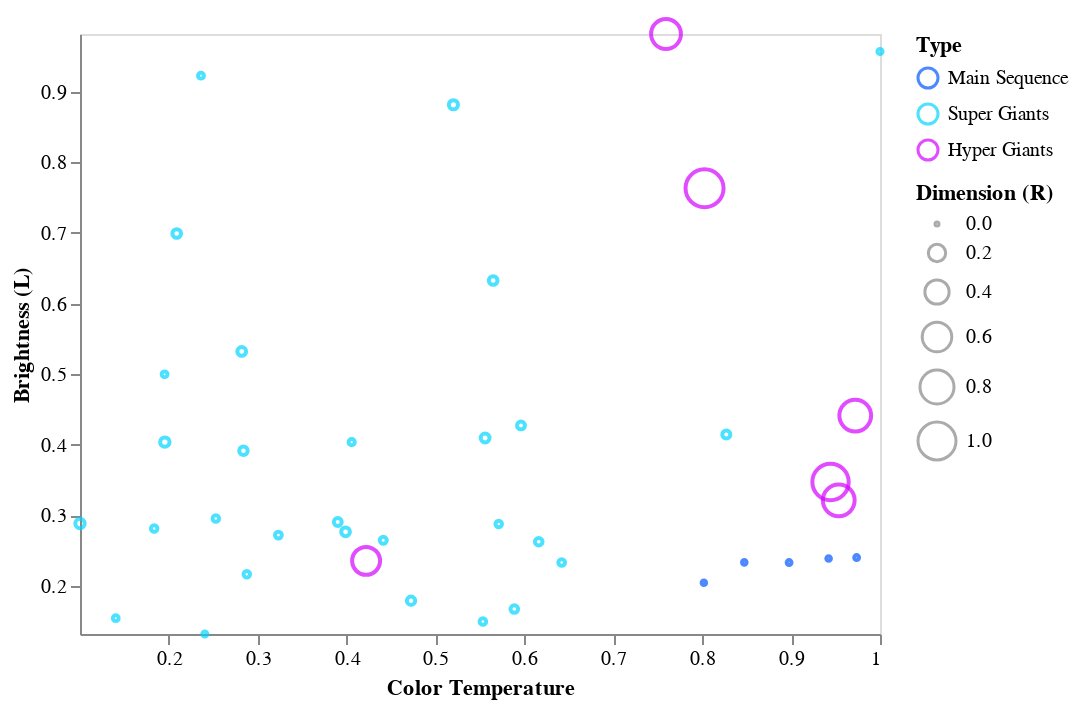

The code cell stored with this chart in its notebook:
### Markdown cell above
Come il precedente grafico del dataset completo, non possiamo ricavare molte informazioni utili: i dati sono distribuiti in tutto l'intervallo. La differenza col grafico precedente è che qui i dati rappresentanti sono normalizzati quindi compresi nell'intervallo 0-1

Vengono ora rappresentati i grafici relativi alle singole classi spettrali considerando luminosità, temperatura, dimensione e tipo di stella

### Code cell
data = dataset[dataset['Spectral_Class'] == 'O']

dom = ['Main Sequence', 'Super Giants', 'Hyper Giants']
rng = ['#0055ff', '#00d5ff', '#d400ff']
    

alt.Chart(data).mark_point().encode( 
    
    x = alt.X('Temperature',
         scale = alt.Scale(domain = (min(data.Temperature), max(data.Temperature))),
         axis = alt.Axis(format='K', title='Color Temperature', grid = False)
         ),
    
    y = alt.Y('L',
         scale = alt.Scale(domain = (min(data.L), max(data.L))),
         axis = alt.Axis(format='K', title='Brightness (L)', grid = False)
         ),
    
    size = alt.Size('R', 
                    scale = alt.Scale(domain = [0, 1]), 
                    legend = alt.Legend(title = 'Dimension (R)')
                   ),
    
    color = alt.Color('Type', scale=alt.Scale(domain=dom, range=rng)
                     )
    
)

### Figure 1 — Vega-Lite specification as saved in the notebook (floating-point values rounded to 4 significant figures)
{"config": {"view": {"continuousWidth": 400, "continuousHeight": 300}}, "data": {"name": "data-7e414a69e300ed81245f565c8c9fa314"}, "mark": "point", "encoding": {"color": {"type": "nominal", "field": "Type", "scale": {"domain": ["Main Sequence", "Super Giants", "Hyper Giants"], "range": ["#0055ff", "#00d5ff", "#d400ff"]}}, "size": {"type": "quantitative", "field": "R", "legend": {"title": "Dimension (R)"}, "scale": {"domain": [0, 1]}}, "x": {"type": "quantitative", "axis": {"format": "K", "grid": false, "title": "Color Temperature"}, "field": "Temperature", "scale": {"domain": [0.1002, 1.0]}}, "y": {"type": "quantitative", "axis": {"format": "K", "grid": false, "title": "Brightness (L)"}, "field": "L", "scale": {"domain": [0.1319, 0.9819]}}}, "$schema": "https://vega.github.io/schema/vega-lite/v4.8.1.json", "datasets": {"data-7e414a69e300ed81245f565c8c9fa314": [{"Temperature": 0.9737, "L": 0.2402, "R": 0.005436, "A_M": 0.2258, "Color": "Blue", "Spectral_Class": "O", "Type": "Main Sequence"}, {"Temperature": 0.8977, "L": 0.2331, "R": 0.005231, "A_M": 0.2351, "Color": "Blue", "Spectral_Class": "O", "Type": "Main Sequence"}, {"Temperature": 1.0, "L": 0.9571, "R": 0.007181, "A_M": 0.1779, "Color": "Blue", "Spectral_Class": "O", "Type": "Super Giants"}, {"Temperature": 0.5533, "L": 0.1495, "R": 0.01847, "A_M": 0.1926, "Color": "Blue", "Spectral_Class": "O", "Type": "Super Giants"}, {"Temperature": 0.3989, "L": 0.2767, "R": 0.04259, "A_M": 0.1573, "Color": "Blue", "Spectral_Class": "O", "Type": "Super Giants"}, {"Temperature": 0.2406, "L": 0.1319, "R": 0.006154, "A_M": 0.1879, "Color": "Blue", "Spectral_Class": "O", "Type": "Super Giants"}, {"Temperature": 0.3233, "L": 0.272, "R": 0.02155, "A_M": 0.1814, "Color": "Blue", "Spectral_Class": "O", "Type": "Super Giants"}, {"Temperature": 0.5962, "L": 0.4274, "R": 0.03233, "A_M": 0.1904, "Color": "Blue", "Spectral_Class": "O", "Type": "Super Giants"}, {"Temperature": 0.2878, "L": 0.2166, "R": 0.01847, "A_M": 0.1745, "Color": "Blue", "Spectral_Class": "O", "Type": "Super Giants"}, {"Temperature": 0.5887, "L": 0.1672, "R": 0.02925, "A_M": 0.1776, "Color": "Blue", "Spectral_Class": "O", "Type": "Super Giants"}, {"Temperature": 0.8271, "L": 0.4144, "R": 0.03438, "A_M": 0.1917, "Color": "Blue", "Spectral_Class": "O", "Type": "Super Giants"}, {"Temperature": 0.9422, "L": 0.2389, "R": 0.003516, "A_M": 0.2301, "Color": "Blue", "Spectral_Class": "O", "Type": "Main Sequence"}, {"Temperature": 0.6161, "L": 0.2625, "R": 0.02925, "A_M": 0.1876, "Color": "Blue", "Spectral_Class": "O", "Type": "Super Giants"}, {"Temperature": 0.253, "L": 0.2955, "R": 0.01847, "A_M": 0.1775, "Color": "Blue", "Spectral_Class": "O", "Type": "Super Giants"}, {"Temperature": 0.2821, "L": 0.5321, "R": 0.04259, "A_M": 0.197, "Color": "Blue", "Spectral_Class": "O", "Type": "Super Giants"}, {"Temperature": 0.1002, "L": 0.2884, "R": 0.04978, "A_M": 0.1654, "Color": "Blue", "Spectral_Class": "O", "Type": "Super Giants"}, {"Temperature": 0.1836, "L": 0.2814, "R": 0.01796, "A_M": 0.1432, "Color": "Blue", "Spectral_Class": "O", "Type": "Super Giants"}, {"Temperature": 0.1404, "L": 0.1542, "R": 0.01231, "A_M": 0.147, "Color": "Blue", "Spectral_Class": "O", "Type": "Super Giants"}, {"Temperature": 0.4725, "L": 0.1789, "R": 0.03746, "A_M": 0.1948, "Color": "Blue", "Spectral_Class": "O", "Type": "Super Giants"}, {"Temperature": 0.642, "L": 0.2331, "R": 0.02001, "A_M": 0.1904, "Color": "Blue", "Spectral_Class": "O", "Type": "Super Giants"}, {"Temperature": 0.4058, "L": 0.4037, "R": 0.01539, "A_M": 0.1823, "Color": "Blue", "Spectral_Class": "O", "Type": "Super Giants"}, {"Temperature": 0.1953, "L": 0.4998, "R": 0.01231, "A_M": 0.1854, "Color": "Blue", "Spectral_Class": "O", "Type": "Super Giants"}, {"Temperature": 0.422, "L": 0.2355, "R": 0.5363, "A_M": 0.1132, "Color": "Blue", "Spectral_Class": "O", "Type": "Hyper Giants"}, {"Temperature": 0.8474, "L": 0.2333, "R": 0.003275, "A_M": 0.2298, "Color": "Blue", "Spectral_Class": "O", "Type": "Main Sequence"}, {"Temperature": 0.8019, "L": 0.2046, "R": 0.003197, "A_M": 0.2364, "Color": "Blue", "Spectral_Class": "O", "Type": "Main Sequence"}, {"Temperature": 0.5712, "L": 0.2876, "R": 0.01796, "A_M": 0.1767, "Color": "Blue", "Spectral_Class": "O", "Type": "Super Giants"}, {"Temperature": 0.284, "L": 0.3915, "R": 0.039, "A_M": 0.1532, "Color": "Blue", "Spectral_Class": "O", "Type": "Super Giants"}, {"Temperature": 0.1956, "L": 0.4037, "R": 0.05029, "A_M": 0.1545, "Color": "Blue", "Spectral_Class": "O", "Type": "Super Giants"}, {"Temperature": 0.5649, "L": 0.6327, "R": 0.04157, "A_M": 0.1859, "Color": "Blue", "Spectral_Class": "O", "Type": "Super Giants"}, {"Temperature": 0.3901, "L": 0.2905, "R": 0.03182, "A_M": 0.1742, "Color": "Blue", "Spectral_Class": "O", "Type": "Super Giants"}, {"Temperature": 0.4413, "L": 0.2646, "R": 0.0236, "A_M": 0.1398, "Color": "Blue", "Spectral_Class": "O", "Type": "Super Giants"}, {"Temperature": 0.209, "L": 0.6992, "R": 0.04105, "A_M": 0.1457, "Color": "Blue", "Spectral_Class": "O", "Type": "Super Giants"}, {"Temperature": 0.2362, "L": 0.9229, "R": 0.01283, "A_M": 0.1781, "Color": "Blue", "Spectral_Class": "O", "Type": "Super Giants"}, {"Temperature": 0.5558, "L": 0.4095, "R": 0.04413, "A_M": 0.1881, "Color": "Blue", "Spectral_Class": "O", "Type": "Super Giants"}, {"Temperature": 0.5202, "L": 0.8816, "R": 0.04721, "A_M": 0.143, "Color": "Blue", "Spectral_Class": "O", "Type": "Super Giants"}, {"Temperature": 0.9536, "L": 0.3212, "R": 0.6959, "A_M": 0.08224, "Color": "Blue", "Spectral_Class": "O", "Type": "Hyper Giants"}, {"Temperature": 0.8027, "L": 0.7634, "R": 1.0, "A_M": 0.03377, "Color": "Blue", "Spectral_Class": "O", "Type": "Hyper Giants"}, {"Temperature": 0.9721, "L": 0.4413, "R": 0.6959, "A_M": 0.06223, "Color": "Blue", "Spectral_Class": "O", "Type": "Hyper Giants"}, {"Temperature": 0.7593, "L": 0.9819, "R": 0.6128, "A_M": 0.04034, "Color": "Blue", "Spectral_Class": "O", "Type": "Hyper Giants"}, {"Temperature": 0.9444, "L": 0.3472, "R": 0.9151, "A_M": 0.1288, "Color": "Blue", "Spectral_Class": "O", "Type": "Hyper Giants"}]}}
